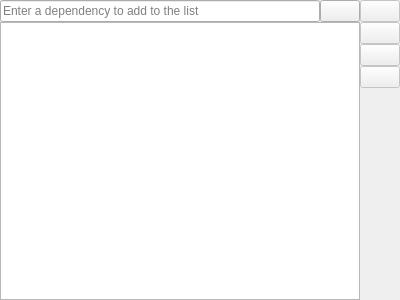
<?xml version="1.0" encoding="UTF-8"?>
<ui version="4.0">
 <class>DependenciesWidget</class>
 <widget class="QWidget" name="DependenciesWidget">
  <property name="geometry">
   <rect>
    <x>0</x>
    <y>0</y>
    <width>400</width>
    <height>300</height>
   </rect>
  </property>
  <layout class="QGridLayout" name="gridLayout">
   <property name="leftMargin">
    <number>0</number>
   </property>
   <property name="topMargin">
    <number>0</number>
   </property>
   <property name="rightMargin">
    <number>0</number>
   </property>
   <property name="bottomMargin">
    <number>0</number>
   </property>
   <property name="spacing">
    <number>0</number>
   </property>
   <item row="0" column="0">
    <widget class="ProjectItemLineEdit" name="targetDependency">
     <property name="toolTip">
      <string>Enter a dependency to add to the list</string>
     </property>
     <property name="placeholderText">
      <string>Enter a dependency to add to the list</string>
     </property>
     <property name="clearButtonEnabled">
      <bool>true</bool>
     </property>
    </widget>
   </item>
   <item row="0" column="1">
    <widget class="QPushButton" name="browseProject">
     <property name="icon">
      <iconset theme="folder-document"/>
     </property>
    </widget>
   </item>
   <item row="0" column="2">
    <widget class="QPushButton" name="addDependency">
     <property name="enabled">
      <bool>false</bool>
     </property>
     <property name="toolTip">
      <string>Adds the listed target to the dependency list.</string>
     </property>
     <property name="text">
      <string/>
     </property>
     <property name="icon">
      <iconset theme="list-add"/>
     </property>
    </widget>
   </item>
   <item row="1" column="0" rowspan="4" colspan="2">
    <widget class="QListWidget" name="dependencies">
     <property name="toolTip">
      <string>List of indirect dependent targets.</string>
     </property>
     <property name="whatsThis">
      <string>This list should contain targets that the application does not directly depend on, but for which an action needs to be taken before running the application.</string>
     </property>
     <property name="alternatingRowColors">
      <bool>true</bool>
     </property>
     <property name="uniformItemSizes">
      <bool>true</bool>
     </property>
    </widget>
   </item>
   <item row="1" column="2">
    <widget class="QPushButton" name="removeDependency">
     <property name="enabled">
      <bool>false</bool>
     </property>
     <property name="toolTip">
      <string>Removes the selected dependencies from the list.</string>
     </property>
     <property name="text">
      <string/>
     </property>
     <property name="icon">
      <iconset theme="list-remove"/>
     </property>
    </widget>
   </item>
   <item row="2" column="2">
    <widget class="QPushButton" name="moveDepUp">
     <property name="enabled">
      <bool>false</bool>
     </property>
     <property name="toolTip">
      <string>Moves the selected dependency up in the list.</string>
     </property>
     <property name="text">
      <string/>
     </property>
     <property name="icon">
      <iconset theme="go-up"/>
     </property>
    </widget>
   </item>
   <item row="3" column="2">
    <widget class="QPushButton" name="moveDepDown">
     <property name="enabled">
      <bool>false</bool>
     </property>
     <property name="toolTip">
      <string>Moves the selected dependency down in the list.</string>
     </property>
     <property name="text">
      <string/>
     </property>
     <property name="icon">
      <iconset theme="go-down"/>
     </property>
    </widget>
   </item>
   <item row="4" column="2">
    <spacer name="verticalSpacer">
     <property name="orientation">
      <enum>Qt::Vertical</enum>
     </property>
     <property name="sizeHint" stdset="0">
      <size>
       <width>20</width>
       <height>151</height>
      </size>
     </property>
    </spacer>
   </item>
  </layout>
 </widget>
 <customwidgets>
  <customwidget>
   <class>ProjectItemLineEdit</class>
   <extends>QLineEdit</extends>
   <header>project/projectitemlineedit.h</header>
  </customwidget>
 </customwidgets>
 <resources/>
 <connections/>
</ui>
